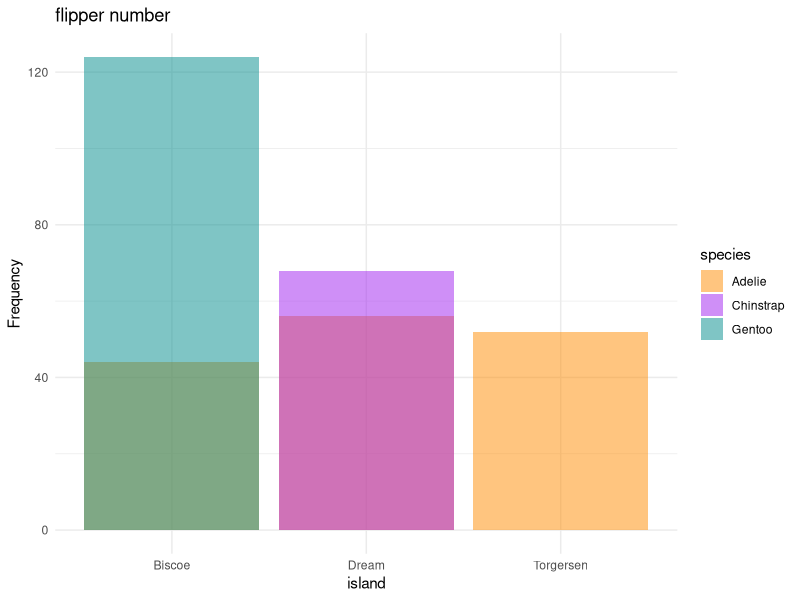
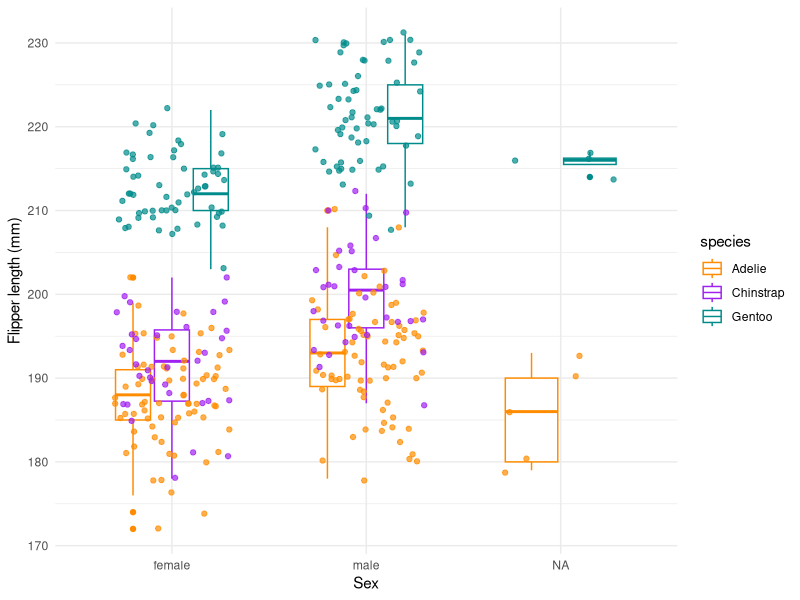

Write R code to recreate these figures, in order.


install.packages("palmerpenguins")

library(palmerpenguins)
data(package = 'palmerpenguins')
head(penguins)

library(tidyverse)

count(penguins)
penguins %>%
  count(species,sex)
  

penguins %>%
  group_by(species) %>%
  summarize(across(where(is.numeric), mean, na.rm = TRUE))
penguins %>%
  group_by(species) %>%
  summarize(across(where(is.numeric), min, na.rm = TRUE))
penguins %>%
  group_by(species) %>%
  summarize(across(where(is.numeric), max, na.rm = TRUE))
penguins %>%
  group_by(species) %>%
  summarize(across(where(is.numeric), sd, na.rm = TRUE))
  

library(ggplot2)

island_hist <- ggplot(data = penguins, aes(x = island )) +
  geom_histogram(aes(fill = species),
                 alpha = 0.5,
                 position = "identity",
                 stat = "count") +
  scale_fill_manual(values = c("darkorange","purple","cyan4")) +
  theme_minimal() +
  labs(x = "island",
       y = "Frequency",
       title = "flipper number")

island_hist


length_box <- ggplot(data = penguins, aes(x = sex, y = flipper_length_mm)) +
  geom_boxplot(aes(color = species), width = 0.6, show.legend = TRUE) +
  geom_jitter(aes(color = species), alpha = 0.7, show.legend = FALSE, position = position_jitter(width = 0.3, seed = 0)) +
  scale_color_manual(values = c("darkorange","purple","cyan4")) +
  theme_minimal() +
  labs(x = "Sex",
       y = "Flipper length (mm)")

length_box
